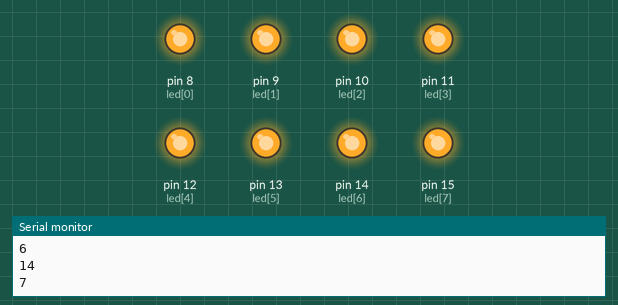
This sketch was run on a simulated Arduino Uno, built with avr-gcc and run on an emulated ATmega328P. On the bench: output pins drawn as LEDs (lit = HIGH), the last lines printed to the serial monitor.

Above: at 0.35 s.
At 1.29 s:
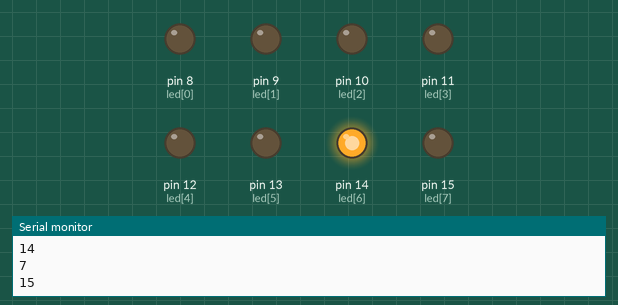
At 2.34 s:
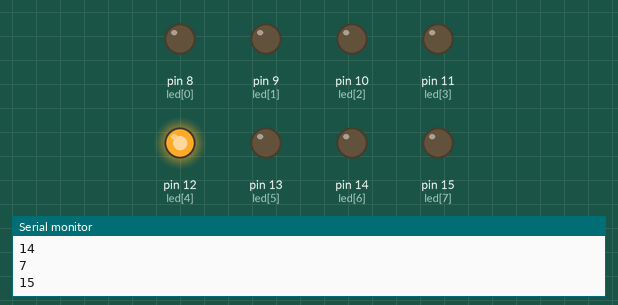
At 3.39 s:
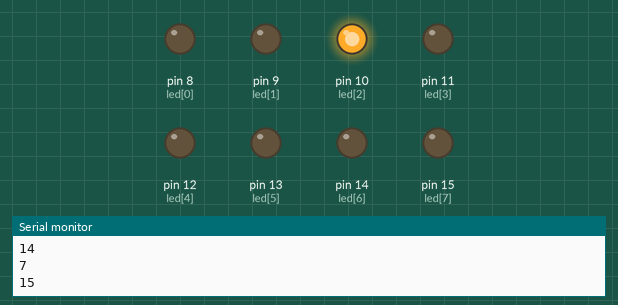
At 4.39 s:
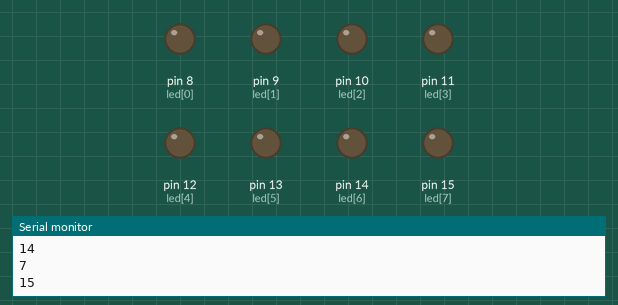
At 5.99 s:
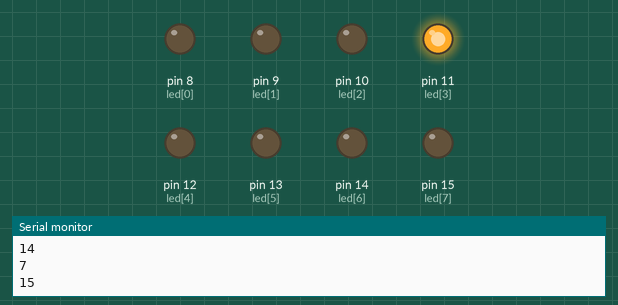
Timing chart, 0 to 6.3 s (numbered marks = the images above):
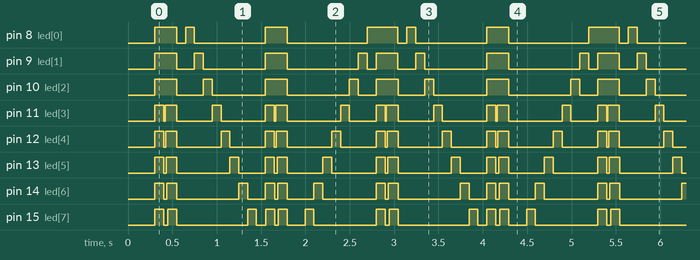

The sketch:

0311.ino
```cpp
const byte NUM = 8;
const byte led[] = { 8, 9, 10, 11, 12, 13, 14, 15};
const int delaytime = 100;
int i, j, k, x;


void setup() {
  Serial.begin(9600);
  delay(300);
  for (i = 0; i < NUM; i++)
  { pinMode(led[i], OUTPUT);
    digitalWrite(led[i], HIGH);
  }
}
void loop()
{
  for (x = 0; x < 2 ; x++) {
    for (i = 0; i < NUM  ; i++)
    { Serial.println(i);
      Serial.println(led[i]);
      digitalWrite(led[i], HIGH);
    }
    delay(delaytime);
    for (i = 0; i < NUM  ; i++)
    { Serial.println(i);
      Serial.println(led[i]);
      digitalWrite(led[i], LOW);
    }
  }
  delay(delaytime);
  for (j = 0; j < NUM ; j++)
  {
    digitalWrite(led[j], HIGH);
    delay(delaytime);
    digitalWrite(led[j], LOW);

  }
  delay(delaytime);
  for (x = 0; x < 2 ; x++) {
    for (i = 0; i < NUM  ; i++)
    { Serial.println(i);
      Serial.println(led[i]);
      digitalWrite(led[i], HIGH);
    }
    delay(delaytime);
    for (i = 0; i < NUM  ; i++)
    { Serial.println(i);
      Serial.println(led[i]);
      digitalWrite(led[i], LOW);
    }
  }
  delay(delaytime);
  for (k = NUM; k >= 0 ; k--)
  {

    digitalWrite(led[k], HIGH);
    delay(delaytime);
    digitalWrite(led[k], LOW);

  }
}
```

Measured:
- by itself, pin 8 (led[0]): repeats every 2.5 s: HIGH 0.10 s, LOW 0.80 s, HIGH 0.25 s, LOW 0.90 s, HIGH 0.35 s, LOW 0.10 s
- by itself, pin 9 (led[1]): repeats every 2.5 s: HIGH 0.10 s, LOW 0.70 s, HIGH 0.25 s, LOW 0.80 s, HIGH 0.10 s, LOW 0.10 s, HIGH 0.25 s, LOW 0.20 s
- by itself, pin 10 (led[2]): repeats every 2.5 s: HIGH 0.10 s, LOW 0.60 s, HIGH 0.25 s, LOW 0.70 s, HIGH 0.10 s, LOW 0.20 s, HIGH 0.25 s, LOW 0.30 s
- by itself, pin 12 (led[4]): repeats every 1.2 s: HIGH 0.12 s, LOW 0.50 s, HIGH 0.10 s, LOW 0.40 s, HIGH 0.10 s, LOW 0.02 s
- by itself, pin 11 (led[3]): repeats every 2.5 s: HIGH 0.13 s, LOW 0.40 s, HIGH 0.10 s, LOW 0.50 s, HIGH 0.10 s, LOW 0.01 s, HIGH 0.13 s, LOW 0.60 s, HIGH 0.10 s, LOW 0.30 s, HIGH 0.10 s, LOW 0.01 s
- by itself, pin 13 (led[5]): repeats every 2.5 s: HIGH 0.12 s, LOW 0.60 s, HIGH 0.10 s, LOW 0.30 s, HIGH 0.10 s, LOW 0.03 s, HIGH 0.12 s, LOW 0.40 s, HIGH 0.10 s, LOW 0.50 s, HIGH 0.10 s, LOW 0.03 s
